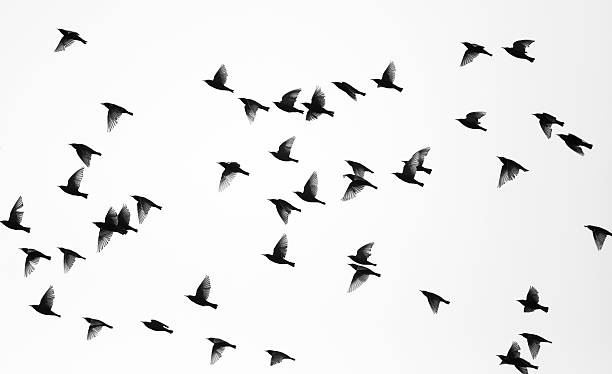
#> input picture COMPUTER VISION/fly.jpg, 612 x 374 px
$ python contours.py
#> lines starting #> are read from the running program, lines starting #| are printed output that depends on the picture; after the words box and inside, x2 and y2 are one past the last pixel; in counts of white or black regions, pixels touching at a corner belong together
import os
import cv2

#first convert the image to gray scale image and then add the threshold to the image
img = cv2.imread(os.path.join('.','fly.jpg'))
#> img is the input picture: shape (374, 612, 3); min 0, max 255, mean 236.2
img_gray = cv2.cvtColor(img,cv2.COLOR_BGR2GRAY)

ret , thresh = cv2.threshold(img_gray,127,255,cv2.THRESH_BINARY_INV)
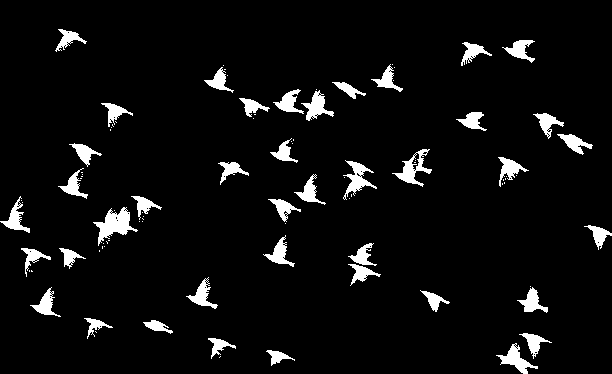
#> thresh: shape (374, 612); 5.5% white; 92 white regions (51 under 20 px)

#to find the contour in the image
contours, hierarchy = cv2.findContours(thresh,cv2.RETR_TREE,cv2.CHAIN_APPROX_SIMPLE)
#> contours = 210 contours, 168 with area under 20; largest, box (x1, y1, x2, y2) and area: (93, 207, 138, 246) 636, (392, 149, 432, 187) 492, (343, 160, 377, 200) 404, (496, 343, 538, 374) 384, (301, 90, 334, 121) 362


for cnt in contours:
    if cv2.contourArea(cnt)>200:
        #cv2.drawContours(img, cnt, -1,(0, 255, 0 ),1)

        x1, y1, w , h = cv2.boundingRect(cnt) #bounding box is expressed as the upper right corner and then width and height
        cv2.rectangle(img,(x1,y1), (x1+w, y1+h), (0,255,0),2)
#> this loop made 210 passes
#> (x1, y1, w, h) on passes 3, 10, 18, 19, 26, 37, 46, 53, 58, 62, 71, 84: (496, 343, 42, 31), (519, 333, 33, 26), (517, 287, 31, 26), (30, 287, 31, 30), (186, 277, 32, 32), (348, 264, 33, 22), (21, 248, 30, 29), (348, 243, 29, 23), (263, 235, 32, 32), (584, 225, 28, 25), (93, 207, 45, 39), (268, 199, 33, 23)
#> cnt on passes 1, 4, 5, 6, 7, 8: [[220, 356], [219, 357]], [[516, 348], [517, 347], [518, 348], [517, 349]], [[515, 347], [516, 346], [517, 347], [516, 348]], [[514, 346], [515, 345], [516, 346], [515, 347]], [[513, 345], [514, 344], [515, 345], [514, 346]], [[514, 344], [515, 343], [516, 344], [515, 345]]
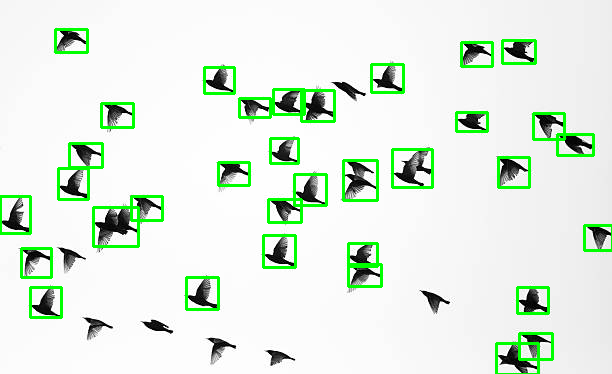
#> img: shape (374, 612, 3); 5.11% of pixels changed, all inside (x1, y1, x2, y2) = (0, 28, 612, 374)

#x and y coridates with w and h
#contours Are drawn on the orginal image


cv2.imshow('img', img)
#cv2.imshow('img_gray', img_gray)
#cv2.imshow('thresh', thresh)

cv2.waitKey(0)

#convert the image to the threshold image while using the contours(binary)
#while working with contours we edit the contours,white isolated regions
#there we used the inverse threshold
